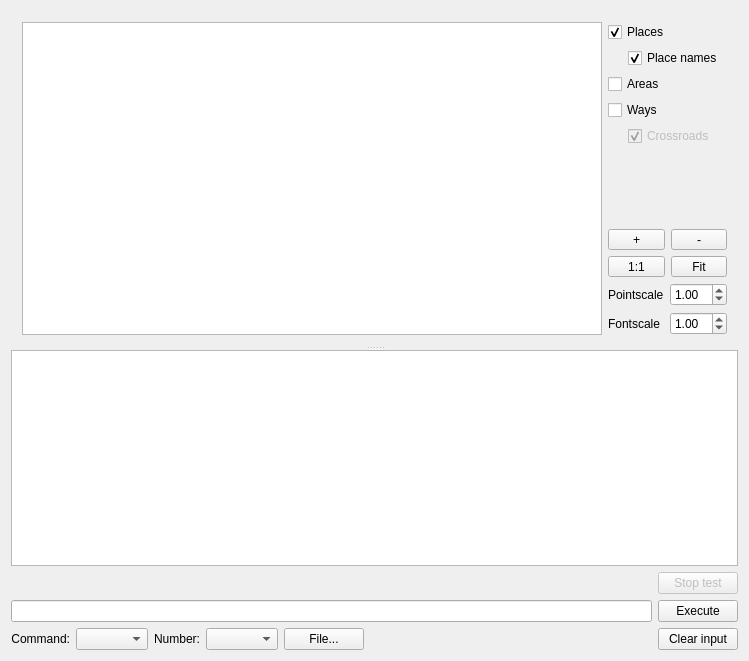
<?xml version="1.0" encoding="UTF-8"?>
<ui version="4.0">
 <class>MainWindow</class>
 <widget class="QMainWindow" name="MainWindow">
  <property name="geometry">
   <rect>
    <x>0</x>
    <y>0</y>
    <width>749</width>
    <height>661</height>
   </rect>
  </property>
  <property name="windowTitle">
   <string>MainWindow</string>
  </property>
  <widget class="QWidget" name="centralWidget">
   <layout class="QVBoxLayout" name="verticalLayout">
    <item>
     <widget class="QSplitter" name="splitter">
      <property name="orientation">
       <enum>Qt::Orientation::Vertical</enum>
      </property>
      <widget class="QWidget" name="layoutWidget">
       <layout class="QHBoxLayout" name="horizontalLayout_2">
        <item>
         <widget class="QGraphicsView" name="graphics_view">
          <property name="interactive">
           <bool>true</bool>
          </property>
          <property name="dragMode">
           <enum>QGraphicsView::DragMode::NoDrag</enum>
          </property>
         </widget>
        </item>
        <item>
         <layout class="QVBoxLayout" name="verticalLayout_2">
          <item>
           <widget class="QCheckBox" name="places_checkbox">
            <property name="text">
             <string>Places</string>
            </property>
            <property name="checked">
             <bool>true</bool>
            </property>
           </widget>
          </item>
          <item>
           <layout class="QHBoxLayout" name="horizontalLayout_7">
            <item>
             <spacer name="horizontalSpacer_3">
              <property name="orientation">
               <enum>Qt::Orientation::Horizontal</enum>
              </property>
              <property name="sizeType">
               <enum>QSizePolicy::Policy::Fixed</enum>
              </property>
              <property name="sizeHint" stdset="0">
               <size>
                <width>20</width>
                <height>20</height>
               </size>
              </property>
             </spacer>
            </item>
            <item>
             <widget class="QCheckBox" name="placenames_checkbox">
              <property name="text">
               <string>Place names</string>
              </property>
              <property name="checked">
               <bool>true</bool>
              </property>
             </widget>
            </item>
           </layout>
          </item>
          <item>
           <widget class="QCheckBox" name="areas_checkbox">
            <property name="text">
             <string>Areas</string>
            </property>
            <property name="checked">
             <bool>false</bool>
            </property>
           </widget>
          </item>
          <item>
           <widget class="QCheckBox" name="ways_checkbox">
            <property name="text">
             <string>Ways</string>
            </property>
            <property name="checked">
             <bool>false</bool>
            </property>
           </widget>
          </item>
          <item>
           <layout class="QHBoxLayout" name="horizontalLayout_6">
            <item>
             <spacer name="horizontalSpacer_2">
              <property name="orientation">
               <enum>Qt::Orientation::Horizontal</enum>
              </property>
              <property name="sizeType">
               <enum>QSizePolicy::Policy::Fixed</enum>
              </property>
              <property name="sizeHint" stdset="0">
               <size>
                <width>20</width>
                <height>20</height>
               </size>
              </property>
             </spacer>
            </item>
            <item>
             <widget class="QCheckBox" name="xroads_checkbox">
              <property name="enabled">
               <bool>false</bool>
              </property>
              <property name="text">
               <string>Crossroads</string>
              </property>
              <property name="checked">
               <bool>true</bool>
              </property>
             </widget>
            </item>
           </layout>
          </item>
          <item>
           <spacer name="verticalSpacer">
            <property name="orientation">
             <enum>Qt::Orientation::Vertical</enum>
            </property>
            <property name="sizeHint" stdset="0">
             <size>
              <width>20</width>
              <height>40</height>
             </size>
            </property>
           </spacer>
          </item>
          <item>
           <layout class="QHBoxLayout" name="horizontalLayout_3">
            <item>
             <widget class="QToolButton" name="zoom_plus">
              <property name="sizePolicy">
               <sizepolicy hsizetype="Preferred" vsizetype="Fixed">
                <horstretch>0</horstretch>
                <verstretch>0</verstretch>
               </sizepolicy>
              </property>
              <property name="text">
               <string>+</string>
              </property>
             </widget>
            </item>
            <item>
             <widget class="QToolButton" name="zoom_minus">
              <property name="sizePolicy">
               <sizepolicy hsizetype="Preferred" vsizetype="Fixed">
                <horstretch>0</horstretch>
                <verstretch>0</verstretch>
               </sizepolicy>
              </property>
              <property name="text">
               <string>-</string>
              </property>
             </widget>
            </item>
           </layout>
          </item>
          <item>
           <layout class="QHBoxLayout" name="horizontalLayout_4">
            <item>
             <widget class="QToolButton" name="zoom_1">
              <property name="sizePolicy">
               <sizepolicy hsizetype="Preferred" vsizetype="Fixed">
                <horstretch>0</horstretch>
                <verstretch>0</verstretch>
               </sizepolicy>
              </property>
              <property name="text">
               <string>1:1</string>
              </property>
             </widget>
            </item>
            <item>
             <widget class="QToolButton" name="zoom_fit">
              <property name="sizePolicy">
               <sizepolicy hsizetype="Preferred" vsizetype="Fixed">
                <horstretch>0</horstretch>
                <verstretch>0</verstretch>
               </sizepolicy>
              </property>
              <property name="text">
               <string>Fit</string>
              </property>
             </widget>
            </item>
           </layout>
          </item>
          <item>
           <layout class="QHBoxLayout" name="horizontalLayout_10">
            <item>
             <widget class="QLabel" name="label_4">
              <property name="text">
               <string>Pointscale</string>
              </property>
             </widget>
            </item>
            <item>
             <widget class="QDoubleSpinBox" name="pointscale">
              <property name="minimum">
               <double>0.010000000000000</double>
              </property>
              <property name="singleStep">
               <double>0.100000000000000</double>
              </property>
              <property name="value">
               <double>1.000000000000000</double>
              </property>
             </widget>
            </item>
           </layout>
          </item>
          <item>
           <layout class="QHBoxLayout" name="horizontalLayout_9">
            <item>
             <widget class="QLabel" name="label_3">
              <property name="text">
               <string>Fontscale</string>
              </property>
             </widget>
            </item>
            <item>
             <widget class="QDoubleSpinBox" name="fontscale">
              <property name="minimum">
               <double>0.010000000000000</double>
              </property>
              <property name="singleStep">
               <double>0.100000000000000</double>
              </property>
              <property name="value">
               <double>1.000000000000000</double>
              </property>
             </widget>
            </item>
           </layout>
          </item>
         </layout>
        </item>
       </layout>
      </widget>
      <widget class="QPlainTextEdit" name="output">
       <property name="undoRedoEnabled">
        <bool>false</bool>
       </property>
       <property name="lineWrapMode">
        <enum>QPlainTextEdit::LineWrapMode::NoWrap</enum>
       </property>
      </widget>
     </widget>
    </item>
    <item>
     <layout class="QHBoxLayout" name="horizontalLayout_5">
      <item>
       <layout class="QVBoxLayout" name="verticalLayout_4">
        <item>
         <widget class="QLabel" name="cmd_info_text">
          <property name="sizePolicy">
           <sizepolicy hsizetype="Preferred" vsizetype="Preferred">
            <horstretch>0</horstretch>
            <verstretch>0</verstretch>
           </sizepolicy>
          </property>
          <property name="text">
           <string/>
          </property>
         </widget>
        </item>
        <item>
         <widget class="QLineEdit" name="lineEdit"/>
        </item>
        <item>
         <layout class="QHBoxLayout" name="horizontalLayout">
          <item>
           <widget class="QLabel" name="label">
            <property name="sizePolicy">
             <sizepolicy hsizetype="Fixed" vsizetype="Preferred">
              <horstretch>0</horstretch>
              <verstretch>0</verstretch>
             </sizepolicy>
            </property>
            <property name="text">
             <string>Command:</string>
            </property>
            <property name="alignment">
             <set>Qt::AlignmentFlag::AlignRight|Qt::AlignmentFlag::AlignTrailing|Qt::AlignmentFlag::AlignVCenter</set>
            </property>
           </widget>
          </item>
          <item>
           <widget class="QComboBox" name="cmd_select"/>
          </item>
          <item>
           <widget class="QLabel" name="label_2">
            <property name="sizePolicy">
             <sizepolicy hsizetype="Fixed" vsizetype="Preferred">
              <horstretch>0</horstretch>
              <verstretch>0</verstretch>
             </sizepolicy>
            </property>
            <property name="text">
             <string>Number:</string>
            </property>
            <property name="alignment">
             <set>Qt::AlignmentFlag::AlignRight|Qt::AlignmentFlag::AlignTrailing|Qt::AlignmentFlag::AlignVCenter</set>
            </property>
           </widget>
          </item>
          <item>
           <widget class="QComboBox" name="number_select"/>
          </item>
          <item>
           <widget class="QPushButton" name="file_button">
            <property name="text">
             <string>File...</string>
            </property>
           </widget>
          </item>
          <item>
           <spacer name="horizontalSpacer">
            <property name="orientation">
             <enum>Qt::Orientation::Horizontal</enum>
            </property>
            <property name="sizeHint" stdset="0">
             <size>
              <width>40</width>
              <height>20</height>
             </size>
            </property>
           </spacer>
          </item>
         </layout>
        </item>
       </layout>
      </item>
      <item>
       <layout class="QVBoxLayout" name="verticalLayout_3">
        <item>
         <widget class="QPushButton" name="stop_button">
          <property name="enabled">
           <bool>false</bool>
          </property>
          <property name="text">
           <string>Stop test</string>
          </property>
         </widget>
        </item>
        <item>
         <widget class="QPushButton" name="execute_button">
          <property name="text">
           <string>Execute</string>
          </property>
         </widget>
        </item>
        <item>
         <widget class="QPushButton" name="clear_input_button">
          <property name="text">
           <string>Clear input</string>
          </property>
         </widget>
        </item>
       </layout>
      </item>
     </layout>
    </item>
   </layout>
  </widget>
 </widget>
 <layoutdefault spacing="6" margin="11"/>
 <resources/>
 <connections/>
</ui>
